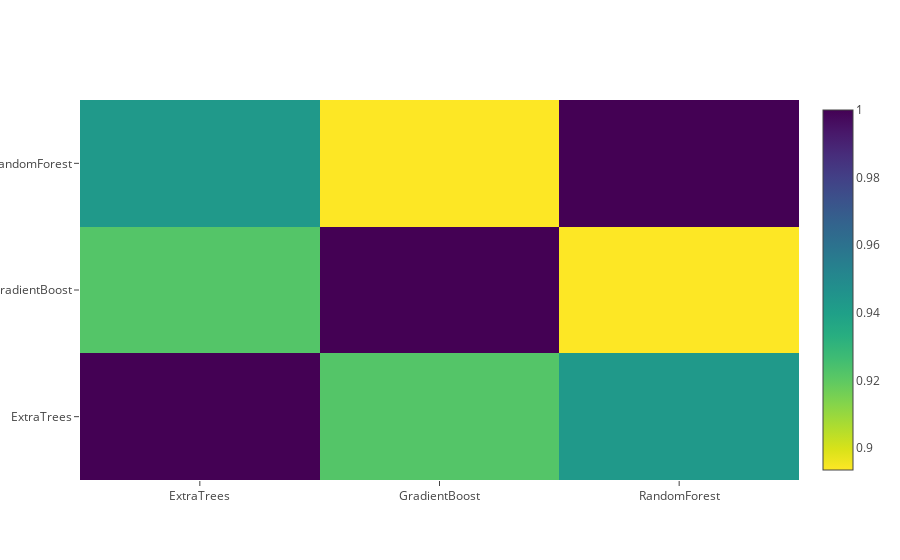

Here is the notebook cell this chart was saved with:
### Code cell
# Correlation heatmap of the second level training set
data = [
    go.Heatmap(
        z= base_predictions_train.astype(float).corr().values ,
        x=base_predictions_train.columns.values,
        y= base_predictions_train.columns.values,
          colorscale='Viridis',
            showscale=True,
            reversescale = True
    )
]
py.iplot(data, filename='labelled-heatmap')

### Figure 1 — Plotly figure (JSON) as saved in the notebook; plotly's stock layout.template omitted (floating-point values rounded to 4 significant figures)
{"data": [{"colorscale": "Viridis", "reversescale": true, "showscale": true, "type": "heatmap", "x": ["ExtraTrees", "GradientBoost", "RandomForest"], "y": ["ExtraTrees", "GradientBoost", "RandomForest"], "z": [[1, 0.9221, 0.9431], [0.9221, 1, 0.8936], [0.9431, 0.8936, 1]]}], "layout": {}}
